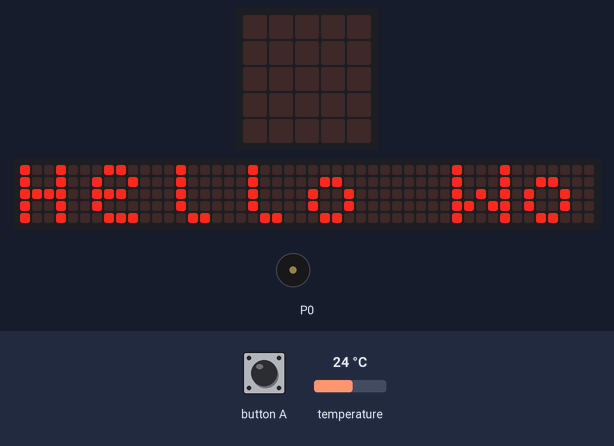
Recording of a program running on a simulated BBC micro:bit (MakeCode). Parts: the board's 5×5 LED display, a strip that is not on the board, showing the scrolling text unrolled, buzzer (waves = sounding). Inputs (shaded band) come from the test bench; at power-on: temperature 24 °C. The 48×5 strip is a reading aid, not a part: it shows the text the display is scrolling, unrolled, one strip-width of it at a time; what the program prints to the serial console is not drawn.

Above: at 7.6 s.
At 8.4 s:
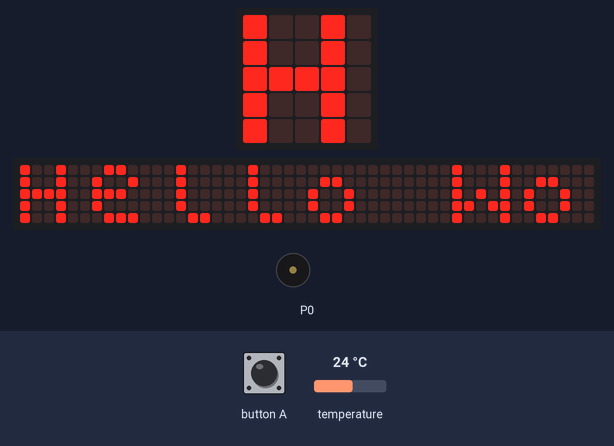
At 18.6 s:
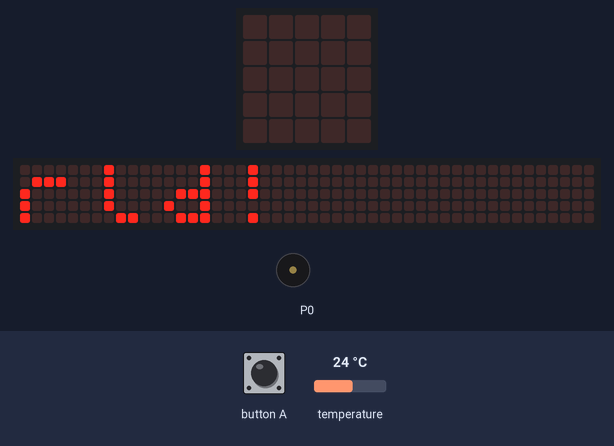
20.5 s: button A pressed for 0.15 s
Timing chart, 0 to 23.5 s (numbered marks = the images above; inputs shaded):
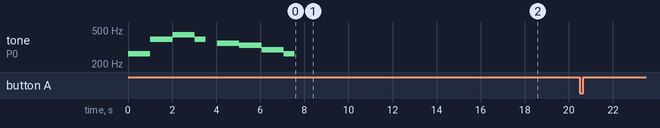

The program:

main.ts
```typescript
input.onButtonPressed(Button.A, function () {
    serial.writeNumbers(温度)
})
let 温度: number[] = []
温度 = []
let 日時: string[] = []
timeanddate.setDate(12, 8, 2023)
timeanddate.setTime(0, 0, 0, timeanddate.MornNight.AM)
music.play(music.tonePlayable(262, music.beat(BeatFraction.Whole)), music.PlaybackMode.UntilDone)
music.play(music.tonePlayable(262, music.beat(BeatFraction.Whole)), music.PlaybackMode.UntilDone)
music.play(music.tonePlayable(392, music.beat(BeatFraction.Whole)), music.PlaybackMode.UntilDone)
music.play(music.tonePlayable(392, music.beat(BeatFraction.Whole)), music.PlaybackMode.UntilDone)
music.play(music.tonePlayable(440, music.beat(BeatFraction.Whole)), music.PlaybackMode.UntilDone)
music.play(music.tonePlayable(440, music.beat(BeatFraction.Whole)), music.PlaybackMode.UntilDone)
music.play(music.tonePlayable(392, music.beat(BeatFraction.Whole)), music.PlaybackMode.UntilDone)
music.rest(music.beat(BeatFraction.Whole))
music.play(music.tonePlayable(349, music.beat(BeatFraction.Whole)), music.PlaybackMode.UntilDone)
music.play(music.tonePlayable(349, music.beat(BeatFraction.Whole)), music.PlaybackMode.UntilDone)
music.play(music.tonePlayable(330, music.beat(BeatFraction.Whole)), music.PlaybackMode.UntilDone)
music.play(music.tonePlayable(330, music.beat(BeatFraction.Whole)), music.PlaybackMode.UntilDone)
music.play(music.tonePlayable(294, music.beat(BeatFraction.Whole)), music.PlaybackMode.UntilDone)
music.play(music.tonePlayable(294, music.beat(BeatFraction.Whole)), music.PlaybackMode.UntilDone)
music.play(music.tonePlayable(262, music.beat(BeatFraction.Whole)), music.PlaybackMode.UntilDone)
basic.showString("Hello World!")
loops.everyInterval(60000, function () {
    bluetooth.startTemperatureService()
    温度.push(input.temperature())
    日時.push(timeanddate.dateTime())
})
```

test.ts
```typescript
// テストはここに来ます。このパッケージが拡張機能として使用されるときにはコンパイルされません。
```

Measured:
- after the input at 20.5 s, every drawn part: stays the same
- what the display in image 2 shows lasts 0.8 s, from 18.5 s to 19.3 s
